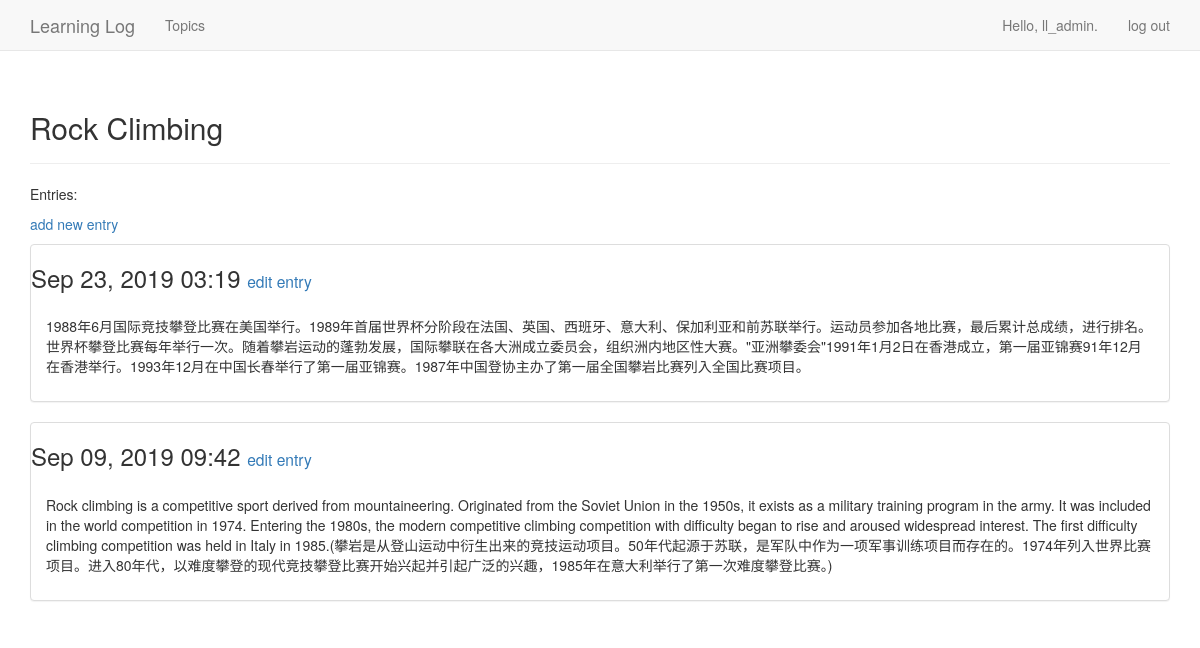
The page /topics/2/ (signed in) on the database its author committed.
### learning_logs/models.py (models this page shows, shortened)
class Topic(models.Model):
    text = models.CharField(max_length=200)  # 字符或文本组成的数据，存储少量文本
    date_added = models.DateTimeField(auto_now_add=True)  # 每次创建时间都更新
    owner = models.ForeignKey(User, on_delete=models.CASCADE)
    def __str__(self):
        return self.text

class Entry(models.Model):
    topic = models.ForeignKey(Topic, on_delete=models.CASCADE)
    text = models.CharField(max_length=8000)
    date_added = models.DateTimeField(auto_now_add=True)
    class Meta:
        verbose_name_plural = 'entries'

### learning_logs/views.py (the view)
# urls.py: path('topics/<int:topic_id>/', views.topic, name='topic'),
@login_required
def topic(request, topic_id):
    topic = Topic.objects.get(id=topic_id)
    check_topic_owner(topic, request)
    entries = topic.entry_set.order_by('-date_added')
    context = {'topic': topic, 'entries': entries}
    return render(request, 'learning_logs/topic.html', context)

### learning_logs/views.py (called while the page is built)
def check_topic_owner(topic, request):
    if topic.owner != request.user:
        raise Http404

### learning_logs/templates/learning_logs/topic.html
{%  extends "learning_logs/base.html" %}
{% block header %}
    <h2>{{ topic }}</h2>
{% endblock header %}
{% block content %}
    <p>Entries:</p>
    <p>
        <a href="{% url 'learning_logs:new_entry' topic.id %}">add new entry</a>
    </p>
    {% for entry in entries %}
        <div class="panel panel-default">
        <div>
            <h3>
                {{ entry.date_added|date:'M d, Y H:i' }}
                <small>
                    <a href="{% url 'learning_logs:edit_entry' entry.id %}">
                        edit entry</a>
                </small>
            </h3>
        </div>
        <div class="panel-body">
            {{ entry.text|linebreaks }}
        </div>
        </div>
    {% empty %}
        There are no entries for this topic yet.
    {% endfor %}
{% endblock content %}

### learning_logs/templates/learning_logs/base.html (shortened to what this page needs)
{% load bootstrap3 %}
<!DOCTYPE html>
<html lang="en">
  <head>
      {% bootstrap_css %}
  </head>
  <body>
    <nav class="navbar navbar-default navbar-static-top">
        <div class="container">
            <div class="navbar-header">
                <a class="navbar-brand" href="{% url 'learning_logs:index' %}">
                    Learning Log</a>
            </div>
            <div id="navbar" class="navbar-collapse collapse">
                <ul class="nav navbar-nav">
                    <li>
                        <a href="{% url 'learning_logs:topics' %}">Topics</a>
                    </li>
                </ul>
                <ul class="nav navbar-nav navbar-right">
                    {% if user.is_authenticated %}
                      <li><a>Hello, {{ user.username }}.</a></li>
                      <li><a href="{% url 'users:logout' %}">log out</a></li>
                    {% else %}
                      <li><a href="{% url 'users:register' %}">register</a></li>
                      <li><a href="{% url 'users:login' %}">log in</a></li>
                    {% endif %}
                </ul>
            </div>
        </div>
    </nav>
    <div class="container">
        <div class="page-header">
        {% block header %} {% endblock header %}
        </div>
        <div>
            {% block content %} {% endblock content %}
        </div>
    </div>
  </body>
</html>

### rows shown on the page
Topic: text "Rock Climbing"
Entry: date_added "Sep 23, 2019 03:19", text "1988年6月国际竞技攀登比赛在美国举行。1989年首届世界杯分阶段在法国、英国、西班牙、意大利、保加利亚和前苏联举行。运动员参加各地比赛，最后累计总成绩，进行排名。世界杯攀登比赛每年举行一次。随着攀岩运动的蓬勃发展，国际攀联在各大洲成立委员会，组织洲内地区性大赛。\"亚洲攀委会\"1991年1月2日在香港成立，第一届亚锦赛91年12月在香港举行。1993年12月在中国长春举行了第一届亚锦赛。1987年中国登协主办了第一届全国攀岩比赛列入全国比赛项目。"
Entry: date_added "Sep 09, 2019 09:42", text "Rock climbing is a competitive sport derived from mountaineering. Originated from the Soviet Union in the 1950s, it exists as a military training program in the army. It was included in the world competition in 1974. Entering the 1980s, the modern competitive climbing competition with difficulty began to rise and aroused widespread interest. The first difficulty climbing competition was held in Italy in 1985.(攀岩是从登山运动中衍生出来的竞技运动项目。50年代起源于苏联，是军队中作为一项军事训练项目而存在的。1974年列入世界比赛项目。进入80年代，以难度攀登的现代竞技攀登比赛开始兴起并引起广泛的兴趣，1985年在意大利举行了第一次难度攀登比赛。)"

### other values the page prints
{{ user.username }} "ll_admin"
